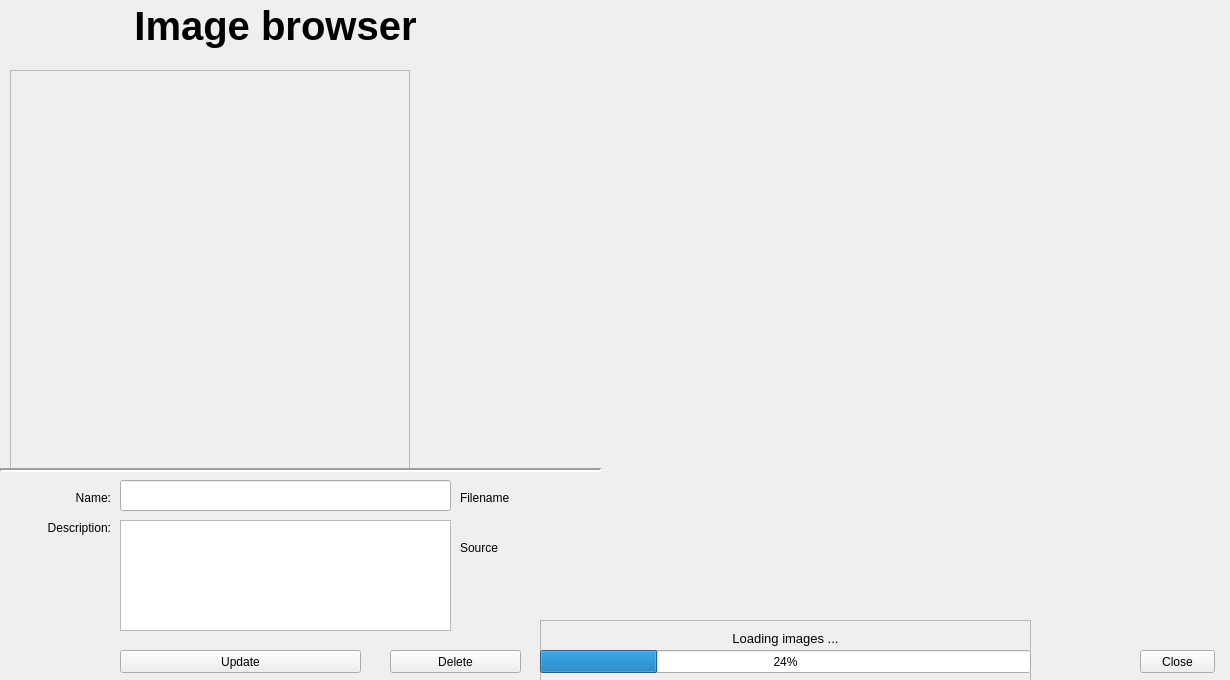
<?xml version="1.0" encoding="UTF-8"?>
<ui version="4.0">
 <class>Dialog</class>
 <widget class="QDialog" name="Dialog">
  <property name="geometry">
   <rect>
    <x>0</x>
    <y>0</y>
    <width>1230</width>
    <height>680</height>
   </rect>
  </property>
  <property name="windowTitle">
   <string>Dialog</string>
  </property>
  <widget class="QScrollArea" name="area">
   <property name="geometry">
    <rect>
     <x>10</x>
     <y>70</y>
     <width>400</width>
     <height>400</height>
    </rect>
   </property>
   <property name="widgetResizable">
    <bool>true</bool>
   </property>
   <widget class="QWidget" name="scrollAreaWidgetContents">
    <property name="geometry">
     <rect>
      <x>0</x>
      <y>0</y>
      <width>398</width>
      <height>398</height>
     </rect>
    </property>
   </widget>
  </widget>
  <widget class="QLabel" name="lbl_title">
   <property name="geometry">
    <rect>
     <x>0</x>
     <y>0</y>
     <width>551</width>
     <height>51</height>
    </rect>
   </property>
   <property name="font">
    <font>
     <pointsize>30</pointsize>
     <weight>75</weight>
     <bold>true</bold>
    </font>
   </property>
   <property name="text">
    <string>Image browser</string>
   </property>
   <property name="alignment">
    <set>Qt::AlignCenter</set>
   </property>
  </widget>
  <widget class="QLabel" name="lbl_name">
   <property name="geometry">
    <rect>
     <x>10</x>
     <y>490</y>
     <width>101</width>
     <height>16</height>
    </rect>
   </property>
   <property name="text">
    <string>Name:</string>
   </property>
   <property name="alignment">
    <set>Qt::AlignRight|Qt::AlignTrailing|Qt::AlignVCenter</set>
   </property>
  </widget>
  <widget class="QLineEdit" name="txt_name">
   <property name="geometry">
    <rect>
     <x>120</x>
     <y>480</y>
     <width>331</width>
     <height>31</height>
    </rect>
   </property>
   <property name="font">
    <font>
     <pointsize>14</pointsize>
    </font>
   </property>
  </widget>
  <widget class="QLabel" name="lbl_desc">
   <property name="geometry">
    <rect>
     <x>10</x>
     <y>520</y>
     <width>101</width>
     <height>16</height>
    </rect>
   </property>
   <property name="text">
    <string>Description:</string>
   </property>
   <property name="alignment">
    <set>Qt::AlignRight|Qt::AlignTrailing|Qt::AlignVCenter</set>
   </property>
  </widget>
  <widget class="QTextEdit" name="txt_desc">
   <property name="geometry">
    <rect>
     <x>120</x>
     <y>520</y>
     <width>331</width>
     <height>111</height>
    </rect>
   </property>
  </widget>
  <widget class="QLabel" name="lbl_file">
   <property name="geometry">
    <rect>
     <x>460</x>
     <y>490</y>
     <width>101</width>
     <height>16</height>
    </rect>
   </property>
   <property name="text">
    <string>Filename</string>
   </property>
   <property name="alignment">
    <set>Qt::AlignLeading|Qt::AlignLeft|Qt::AlignVCenter</set>
   </property>
  </widget>
  <widget class="QLabel" name="lbl_src">
   <property name="geometry">
    <rect>
     <x>460</x>
     <y>540</y>
     <width>101</width>
     <height>16</height>
    </rect>
   </property>
   <property name="text">
    <string>Source</string>
   </property>
   <property name="alignment">
    <set>Qt::AlignLeading|Qt::AlignLeft|Qt::AlignVCenter</set>
   </property>
  </widget>
  <widget class="QLabel" name="lbl_file_val">
   <property name="geometry">
    <rect>
     <x>460</x>
     <y>510</y>
     <width>421</width>
     <height>31</height>
    </rect>
   </property>
   <property name="font">
    <font>
     <pointsize>10</pointsize>
    </font>
   </property>
   <property name="text">
    <string/>
   </property>
   <property name="textInteractionFlags">
    <set>Qt::LinksAccessibleByMouse|Qt::TextSelectableByMouse</set>
   </property>
  </widget>
  <widget class="QLabel" name="lbl_src_val">
   <property name="geometry">
    <rect>
     <x>460</x>
     <y>560</y>
     <width>421</width>
     <height>71</height>
    </rect>
   </property>
   <property name="font">
    <font>
     <pointsize>10</pointsize>
    </font>
   </property>
   <property name="text">
    <string/>
   </property>
   <property name="wordWrap">
    <bool>true</bool>
   </property>
   <property name="textInteractionFlags">
    <set>Qt::LinksAccessibleByMouse|Qt::TextSelectableByMouse</set>
   </property>
  </widget>
  <widget class="QPushButton" name="btn_close">
   <property name="geometry">
    <rect>
     <x>1140</x>
     <y>650</y>
     <width>75</width>
     <height>23</height>
    </rect>
   </property>
   <property name="text">
    <string>Close</string>
   </property>
   <property name="autoDefault">
    <bool>false</bool>
   </property>
  </widget>
  <widget class="QPushButton" name="btn_update">
   <property name="geometry">
    <rect>
     <x>120</x>
     <y>650</y>
     <width>241</width>
     <height>23</height>
    </rect>
   </property>
   <property name="text">
    <string>Update</string>
   </property>
   <property name="autoDefault">
    <bool>false</bool>
   </property>
  </widget>
  <widget class="QPushButton" name="btn_delete">
   <property name="geometry">
    <rect>
     <x>390</x>
     <y>650</y>
     <width>131</width>
     <height>23</height>
    </rect>
   </property>
   <property name="text">
    <string>Delete</string>
   </property>
   <property name="autoDefault">
    <bool>false</bool>
   </property>
  </widget>
  <widget class="Line" name="lin_delim">
   <property name="geometry">
    <rect>
     <x>0</x>
     <y>460</y>
     <width>601</width>
     <height>20</height>
    </rect>
   </property>
   <property name="lineWidth">
    <number>2</number>
   </property>
   <property name="orientation">
    <enum>Qt::Horizontal</enum>
   </property>
  </widget>
  <widget class="QLabel" name="lbl_count">
   <property name="geometry">
    <rect>
     <x>540</x>
     <y>650</y>
     <width>551</width>
     <height>21</height>
    </rect>
   </property>
   <property name="font">
    <font>
     <pointsize>12</pointsize>
    </font>
   </property>
   <property name="text">
    <string/>
   </property>
  </widget>
  <widget class="QFrame" name="frm_load">
   <property name="geometry">
    <rect>
     <x>540</x>
     <y>620</y>
     <width>491</width>
     <height>61</height>
    </rect>
   </property>
   <property name="frameShape">
    <enum>QFrame::StyledPanel</enum>
   </property>
   <property name="frameShadow">
    <enum>QFrame::Raised</enum>
   </property>
   <widget class="QProgressBar" name="prg_load">
    <property name="geometry">
     <rect>
      <x>0</x>
      <y>30</y>
      <width>491</width>
      <height>23</height>
     </rect>
    </property>
    <property name="value">
     <number>24</number>
    </property>
    <property name="invertedAppearance">
     <bool>false</bool>
    </property>
   </widget>
   <widget class="QLabel" name="lbl_load">
    <property name="geometry">
     <rect>
      <x>0</x>
      <y>8</y>
      <width>491</width>
      <height>21</height>
     </rect>
    </property>
    <property name="font">
     <font>
      <pointsize>10</pointsize>
     </font>
    </property>
    <property name="text">
     <string>Loading images ...</string>
    </property>
    <property name="alignment">
     <set>Qt::AlignCenter</set>
    </property>
   </widget>
  </widget>
  <zorder>area</zorder>
  <zorder>lbl_title</zorder>
  <zorder>lbl_name</zorder>
  <zorder>txt_name</zorder>
  <zorder>lbl_desc</zorder>
  <zorder>txt_desc</zorder>
  <zorder>lbl_file</zorder>
  <zorder>lbl_src</zorder>
  <zorder>lbl_file_val</zorder>
  <zorder>lbl_src_val</zorder>
  <zorder>btn_update</zorder>
  <zorder>btn_delete</zorder>
  <zorder>lin_delim</zorder>
  <zorder>lbl_count</zorder>
  <zorder>btn_close</zorder>
  <zorder>frm_load</zorder>
 </widget>
 <resources/>
 <connections/>
</ui>
